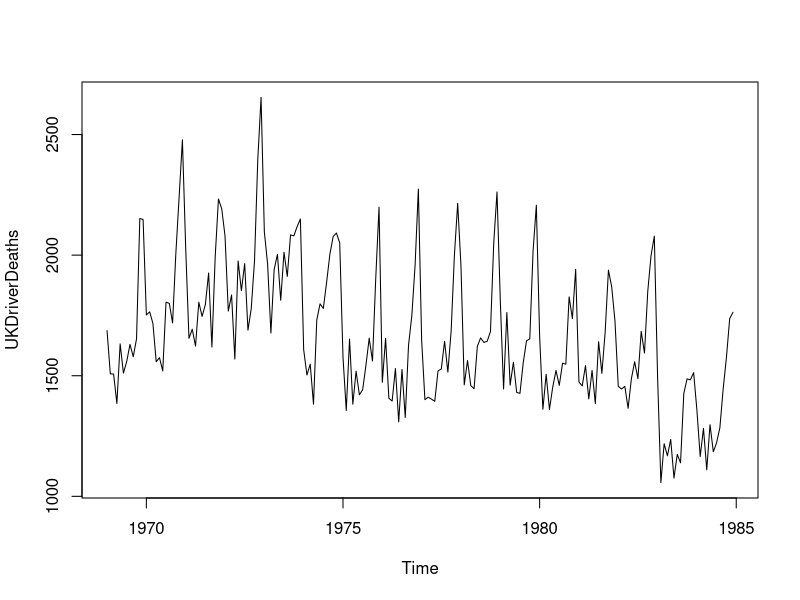
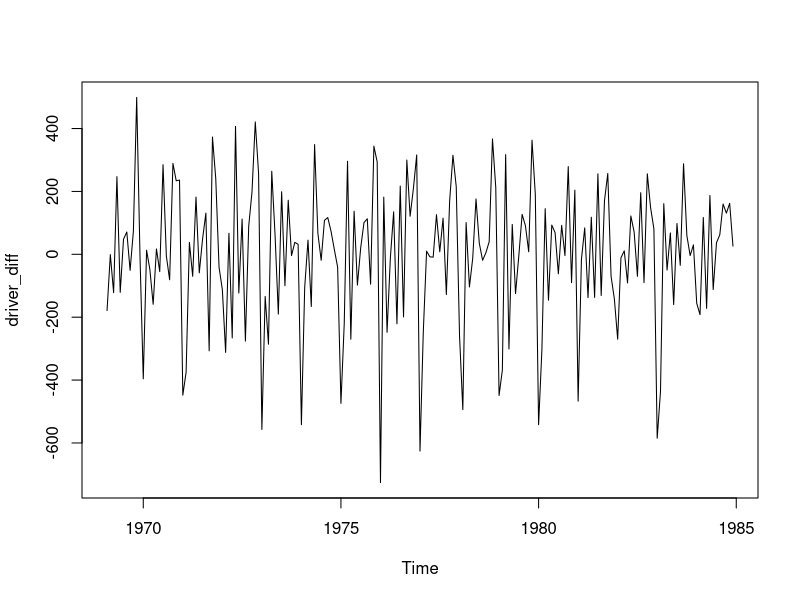
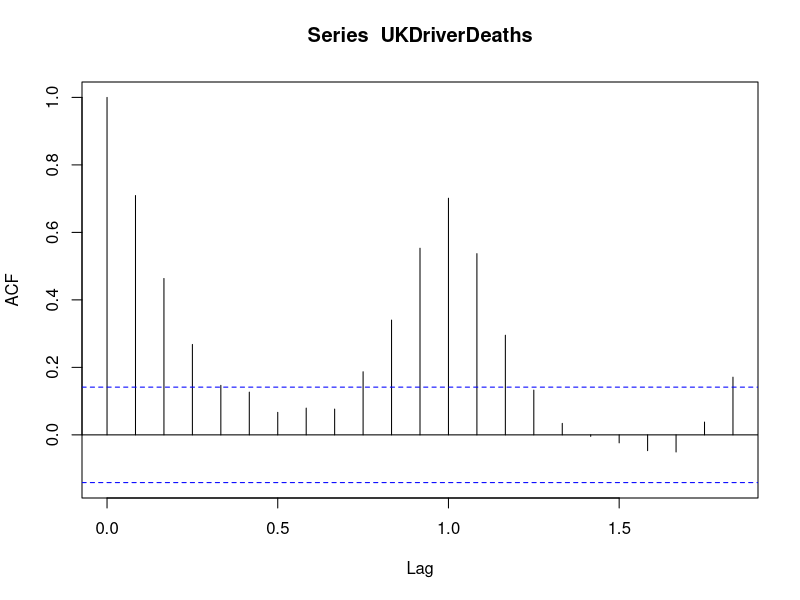
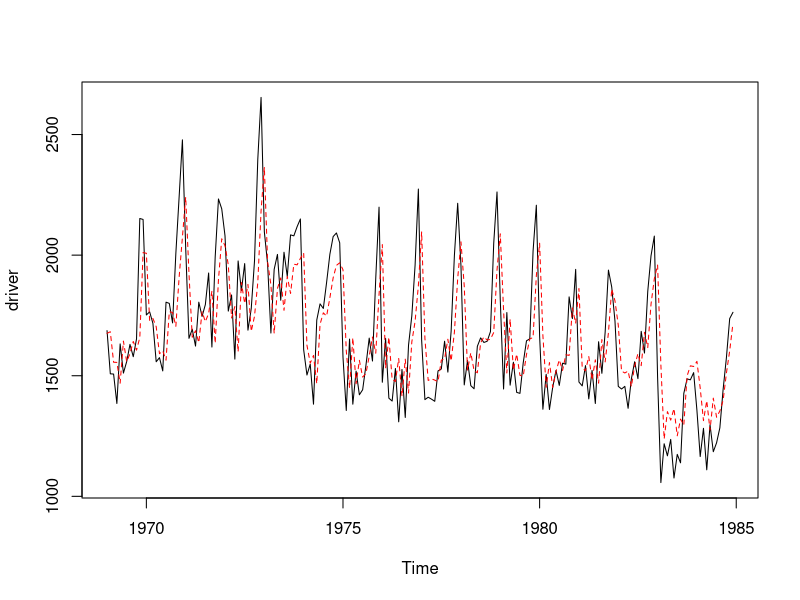
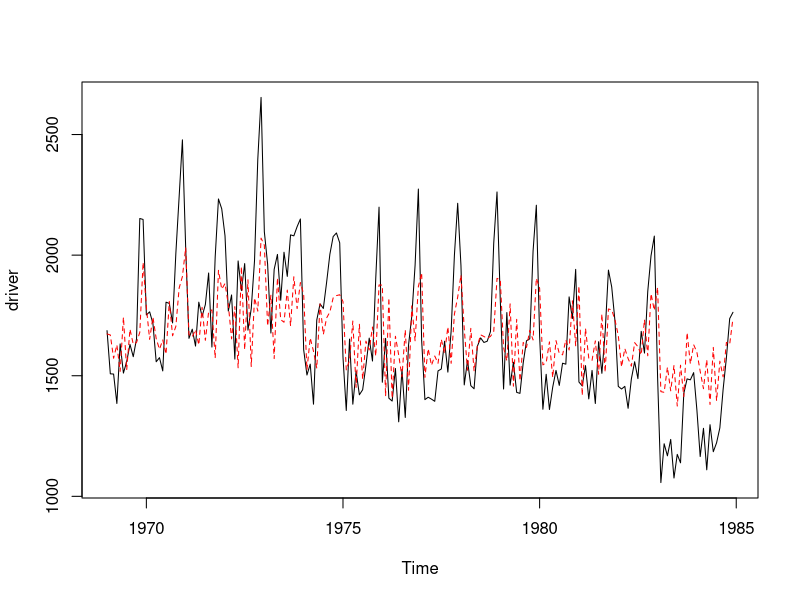

Write the R code that produced these figures, in order.
# Dataset for driver deaths in UK
driver <- UKDriverDeaths
# Verifying identity
is.ts(UKDriverDeaths)
# The start and end of the UKDriverDeaths data
start(UKDriverDeaths); end(UKDriverDeaths)
# How many data points are there each year
frequency((UKDriverDeaths))
cycle(UKDriverDeaths)
# Visualizing the deaths of the UK drivers
plot(UKDriverDeaths)
# mean and sd of the ts
mu <- mean(UKDriverDeaths)
sigma <- sd(UKDriverDeaths)
# Visualizing the first difference of the data,
# showing the trend with time is removed
driver_diff <- diff(UKDriverDeaths); ts.plot(driver_diff)
# calculate ACF function for the data
acf_driver <- acf(UKDriverDeaths)
# apply basic AR model to the data
driver_fit_AR <- arima(driver, order = c(1,0,0))
print(driver_fit_AR)
ts.plot(driver)
driver_fitted_AR <- driver - residuals(driver_fit_AR)
points(driver_fitted_AR, lty = 2, col = "red", type = "l")
# Forecasting events in the future year (1985)
predict(driver_fit_AR, n.ahead = 12)
# apply basic MA model to the data
driver_fit_MA <- arima(driver, order = c(0,0,1))
print(driver_fit_MA)
ts.plot(driver)
driver_fitted_MA <- driver - residuals(driver_fit_MA)
points(driver_fitted_MA, lty = 2, col = "red", type = "l")
# Forecasting events in the future year (1985)
predict(driver_fit_MA, n.ahead = 12)
# Which model is better?
AIC(driver_fit_AR); BIC(driver_fit_AR)
AIC(driver_fit_MA); BIC(driver_fit_MA)
# AR is a better model than MA for this dataset based on the 
# AIC and BIC values